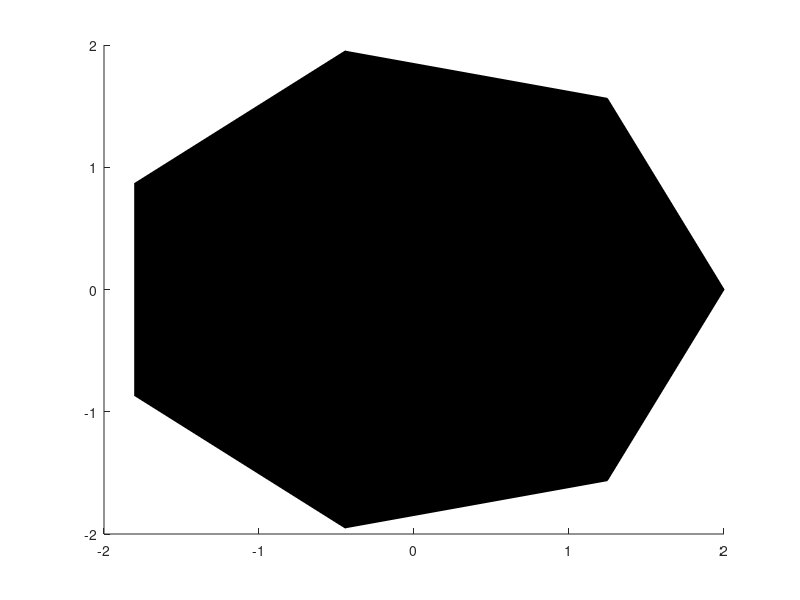

Recreate this plot in MATLAB.
clear; close all; clc;
r = 2;
n = 7; %numero de puntos
theta = 0:2*pi / n:2*pi;
x = r*cos(theta);
y = r*sin(theta);
vert = [x;y];
for j = 1:n-2
    caras(j,:) = [1 1+j 2+j];
end
patch('faces',caras,'vertices',vert');
